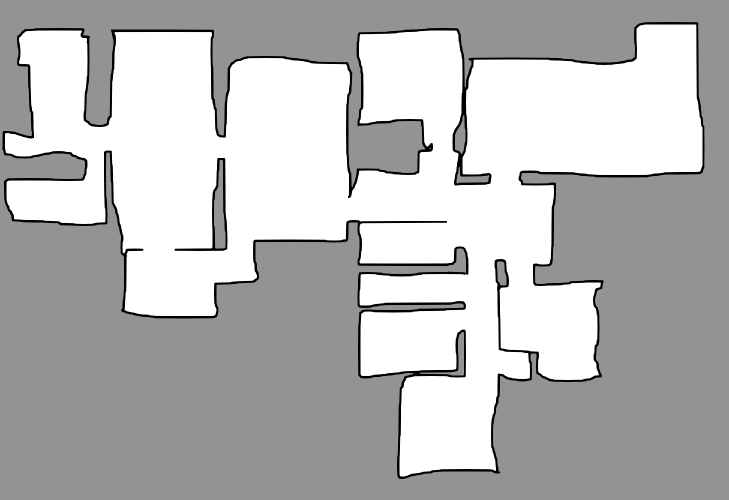
#> input picture data/topdown_floors.png, 1458 x 1000 px (shown at 1/2 size); its folder holds only this picture in this run
$ python -i utils.py   (imports and definitions only)
#> lines starting #> are read from the running program, lines starting #| are printed output that depends on the picture; after the words box and inside, x2 and y2 are one past the last pixel; in counts of white or black regions, pixels touching at a corner belong together
#> further down, picture is the input picture: shape (1000, 1458, 3); min 0, max 255, mean 186.2
import numpy as np
import math, cv2
import copy
from scipy import ndimage as ndi
from skimage.morphology._skeletonize_cy import (_skeletonize_loop,_table_lookup_index)

_eight_connect = ndi.generate_binary_structure(2, 1)

# [117 lines left out: functions prepareRTObj, laserscan_sim, lerp2D, laserscan_sim_raymarching, laserscan_sim_raymarching_fast, not called in this run]

def getRayVector(angle, length=1, xOffset=0, yOffset=0):
  angle = angle * math.pi / 180;
  return (length * math.sin(angle) + xOffset, length * math.cos(angle) + yOffset)

# [31 lines of commented-out code are left out]

# [101 lines left out: functions extract_edges, prune_end_point, find_vertices, find_endpoints, not called in this run]

def medial_axis_four(image, mask=None, return_distance=False, *, random_state=None):
    """Compute the medial axis transform of a binary image.
    Parameters
    ----------
    image : binary ndarray, shape (M, N)
        The image of the shape to be skeletonized.
    mask : binary ndarray, shape (M, N), optional
        If a mask is given, only those elements in `image` with a true
        value in `mask` are used for computing the medial axis.
    return_distance : bool, optional
        If true, the distance transform is returned as well as the skeleton.
    random_state : {None, int, `numpy.random.Generator`}, optional
        If `random_state` is None the `numpy.random.Generator` singleton is
        used.
        If `random_state` is an int, a new ``Generator`` instance is used,
        seeded with `random_state`.
        If `random_state` is already a ``Generator`` instance then that
        instance is used.
        .. versionadded:: 0.19
    Returns
    -------
    out : ndarray of bools
        Medial axis transform of the image
    dist : ndarray of ints, optional
        Distance transform of the image (only returned if `return_distance`
        is True)
    See Also
    --------
    skeletonize
    Notes
    -----
    This algorithm computes the medial axis transform of an image
    as the ridges of its distance transform.
    The different steps of the algorithm are as follows
     * A lookup table is used, that assigns 0 or 1 to each configuration of
       the 3x3 binary square, whether the central pixel should be removed
       or kept. We want a point to be removed if it has more than one neighbor
       and if removing it does not change the number of connected components.
     * The distance transform to the background is computed, as well as
       the cornerness of the pixel.
     * The foreground (value of 1) points are ordered by
       the distance transform, then the cornerness.
     * A cython function is called to reduce the image to its skeleton. It
       processes pixels in the order determined at the previous step, and
       removes or maintains a pixel according to the lookup table. Because
       of the ordering, it is possible to process all pixels in only one
       pass.
    Examples
    --------
    >>> square = np.zeros((7, 7), dtype=np.uint8)
    >>> square[1:-1, 2:-2] = 1
    >>> square
    array([[0, 0, 0, 0, 0, 0, 0],
           [0, 0, 1, 1, 1, 0, 0],
           [0, 0, 1, 1, 1, 0, 0],
           [0, 0, 1, 1, 1, 0, 0],
           [0, 0, 1, 1, 1, 0, 0],
           [0, 0, 1, 1, 1, 0, 0],
           [0, 0, 0, 0, 0, 0, 0]], dtype=uint8)
    >>> medial_axis(square).astype(np.uint8)
    array([[0, 0, 0, 0, 0, 0, 0],
           [0, 0, 1, 0, 1, 0, 0],
           [0, 0, 0, 1, 0, 0, 0],
           [0, 0, 0, 1, 0, 0, 0],
           [0, 0, 0, 1, 0, 0, 0],
           [0, 0, 1, 0, 1, 0, 0],
           [0, 0, 0, 0, 0, 0, 0]], dtype=uint8)
    """
#> called with return_distance = False
    global _eight_connect
    if mask is None:
        masked_image = image.astype(bool)
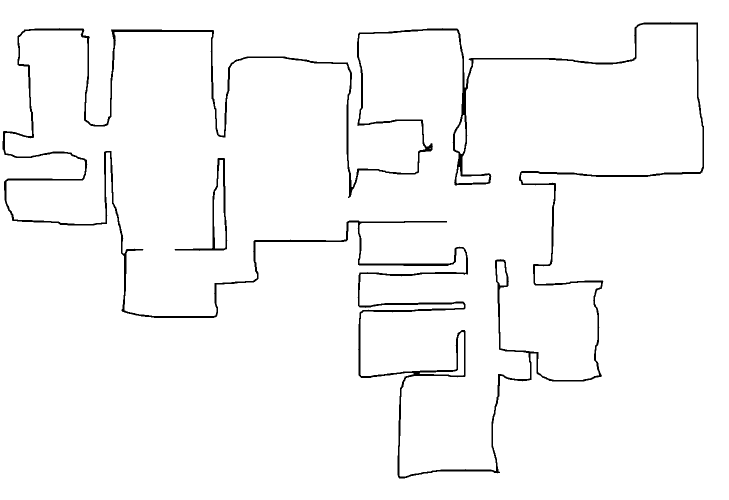
#> masked_image: shape (1000, 1458, 3) bool (shown at 1/2 size); 97.3% white; 2 black regions, box (x1, y1, x2, y2) and area: (5, 44, 1408, 957) 37174, (349, 316, 455, 502) 1738
    else:
        masked_image = image.astype(bool).copy()
        masked_image[~mask] = False
    #
    # Build lookup table - three conditions
    # 1. Keep only positive pixels (center_is_foreground array).
    # AND
    # 2. Keep if removing the pixel results in a different connectivity
    # (if the number of connected components is different with and
    # without the central pixel)
    # OR
    # 3. Keep if # pixels in neighborhood is 2 or less
    # Note that table is independent of image
    center_is_foreground = (np.arange(512) & 2**4).astype(bool)
    table = (center_is_foreground  # condition 1.
                &
            (np.array([ndi.label(_pattern_of(index), _eight_connect)[1] !=
                       ndi.label(_pattern_of(index & ~ 2**4),
                                    _eight_connect)[1]
                       for index in range(512)])  # condition 2
                |
        np.array([np.sum(_pattern_of(index)) < 3 for index in range(512)]))
        # condition 3
            )

    # Build distance transform
    distance = ndi.distance_transform_edt(masked_image)
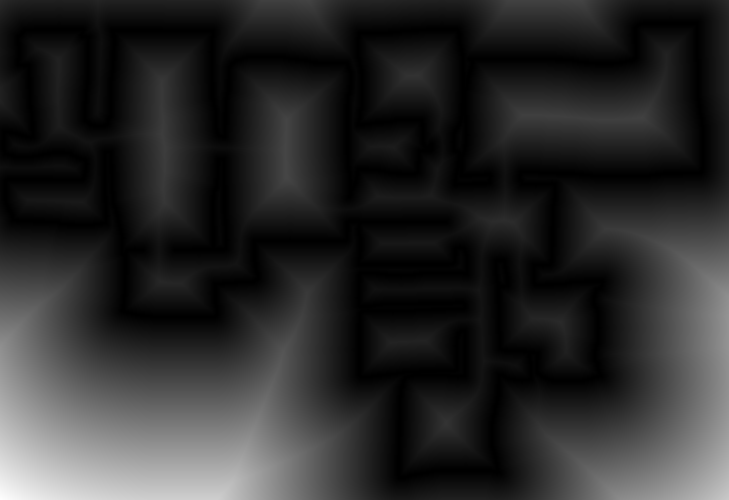
#> distance: shape (1000, 1458, 3) float64 (shown at 1/2 size); min 0, max 448.8, mean 75.7; drawn with min black and max white
    if return_distance:
        store_distance = distance.copy()

    # Corners
    # The processing order along the edge is critical to the shape of the
    # resulting skeleton: if you process a corner first, that corner will
    # be eroded and the skeleton will miss the arm from that corner. Pixels
    # with fewer neighbors are more "cornery" and should be processed last.
    # We use a cornerness_table lookup table where the score of a
    # configuration is the number of background (0-value) pixels in the
    # 3x3 neighborhood
    cornerness_table = np.array([9 - np.sum(_pattern_of(index))
                                 for index in range(512)])
    corner_score = _table_lookup(masked_image, cornerness_table)

    # Define arrays for inner loop
    i, j = np.mgrid[0:image.shape[0], 0:image.shape[1]]
    result = masked_image.copy()
    distance = distance[result]
    i = np.ascontiguousarray(i[result], dtype=np.intp)
    j = np.ascontiguousarray(j[result], dtype=np.intp)
    result = np.ascontiguousarray(result, np.uint8)

    # Determine the order in which pixels are processed.
    # We use a random # for tiebreaking. Assign each pixel in the image a
    # predictable, random # so that masking doesn't affect arbitrary choices
    # of skeletons
    #
    generator = np.random.default_rng(random_state)
    tiebreaker = generator.permutation(np.arange(masked_image.sum()))
    order = np.lexsort((tiebreaker,
                        corner_score[masked_image],
                        distance))
    order = np.ascontiguousarray(order, dtype=np.int32)

    table = np.ascontiguousarray(table, dtype=np.uint8)
    # Remove pixels not belonging to the medial axis
    _skeletonize_loop(result, i, j, order, table)

    result = result.astype(bool)
    if mask is not None:
        result[~mask] = image[~mask]
    if return_distance:
        return result, store_distance
    else:
        return result


def _pattern_of(index):
    """
    Return the pattern represented by an index value
    Byte decomposition of index
    """
    return np.array([[index & 2**0, index & 2**1, index & 2**2],
                     [index & 2**3, index & 2**4, index & 2**5],
                     [index & 2**6, index & 2**7, index & 2**8]], bool)


def _table_lookup(image, table):
    """
    Perform a morphological transform on an image, directed by its
    neighbors
    Parameters
    ----------
    image : ndarray
        A binary image
    table : ndarray
        A 512-element table giving the transform of each pixel given
        the values of that pixel and its 8-connected neighbors.
    Returns
    -------
    result : ndarray of same shape as `image`
        Transformed image
    Notes
    -----
    The pixels are numbered like this::
      0 1 2
      3 4 5
      6 7 8
    The index at a pixel is the sum of 2**<pixel-number> for pixels
    that evaluate to true.
    """
    #
    # We accumulate into the indexer to get the index into the table
    # at each point in the image
    #
    if image.shape[0] < 3 or image.shape[1] < 3:
        image = image.astype(bool)
        indexer = np.zeros(image.shape, int)
        indexer[1:, 1:]   += image[:-1, :-1] * 2**0
        indexer[1:, :]    += image[:-1, :] * 2**1
        indexer[1:, :-1]  += image[:-1, 1:] * 2**2

        indexer[:, 1:]    += image[:, :-1] * 2**3
        indexer[:, :]     += image[:, :] * 2**4
        indexer[:, :-1]   += image[:, 1:] * 2**5

        indexer[:-1, 1:]  += image[1:, :-1] * 2**6
        indexer[:-1, :]   += image[1:, :] * 2**7
        indexer[:-1, :-1] += image[1:, 1:] * 2**8
    else:
#> (the run stopped early here; a loop or call above may not have finished)
